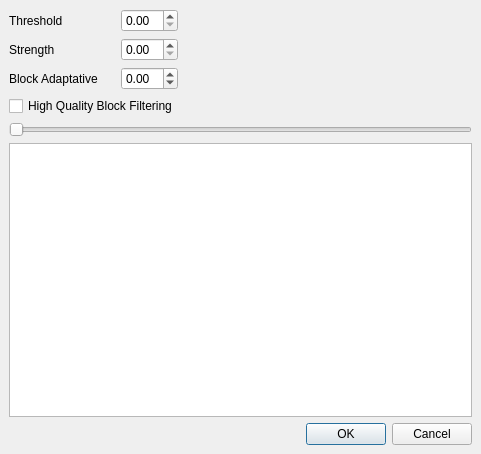
<ui version="4.0" >
 <class>asharpDialog</class>
 <widget class="QDialog" name="asharpDialog" >
  <property name="geometry" >
   <rect>
    <x>0</x>
    <y>0</y>
    <width>481</width>
    <height>454</height>
   </rect>
  </property>
  <property name="windowTitle" >
   <string>ASharp</string>
  </property>
  <layout class="QGridLayout" >
   <property name="leftMargin" >
    <number>9</number>
   </property>
   <property name="topMargin" >
    <number>9</number>
   </property>
   <property name="rightMargin" >
    <number>9</number>
   </property>
   <property name="bottomMargin" >
    <number>9</number>
   </property>
   <property name="horizontalSpacing" >
    <number>6</number>
   </property>
   <property name="verticalSpacing" >
    <number>6</number>
   </property>
   <item row="3" column="3" >
    <spacer>
     <property name="orientation" >
      <enum>Qt::Horizontal</enum>
     </property>
     <property name="sizeHint" >
      <size>
       <width>40</width>
       <height>20</height>
      </size>
     </property>
    </spacer>
   </item>
   <item row="2" column="3" >
    <spacer>
     <property name="orientation" >
      <enum>Qt::Horizontal</enum>
     </property>
     <property name="sizeHint" >
      <size>
       <width>40</width>
       <height>20</height>
      </size>
     </property>
    </spacer>
   </item>
   <item row="1" column="3" >
    <spacer>
     <property name="orientation" >
      <enum>Qt::Horizontal</enum>
     </property>
     <property name="sizeHint" >
      <size>
       <width>40</width>
       <height>20</height>
      </size>
     </property>
    </spacer>
   </item>
   <item row="0" column="3" >
    <spacer>
     <property name="orientation" >
      <enum>Qt::Horizontal</enum>
     </property>
     <property name="sizeHint" >
      <size>
       <width>40</width>
       <height>20</height>
      </size>
     </property>
    </spacer>
   </item>
   <item row="4" column="0" colspan="4" >
    <widget class="QSlider" name="horizontalSlider" >
     <property name="orientation" >
      <enum>Qt::Horizontal</enum>
     </property>
    </widget>
   </item>
   <item row="6" column="1" colspan="3" >
    <widget class="QDialogButtonBox" name="buttonBox" >
     <property name="orientation" >
      <enum>Qt::Horizontal</enum>
     </property>
     <property name="standardButtons" >
      <set>QDialogButtonBox::Cancel|QDialogButtonBox::NoButton|QDialogButtonBox::Ok</set>
     </property>
    </widget>
   </item>
   <item row="5" column="0" colspan="4" >
    <widget class="QGraphicsView" name="graphicsView" />
   </item>
   <item row="1" column="0" >
    <widget class="QLabel" name="label_2" >
     <property name="text" >
      <string>Strength</string>
     </property>
    </widget>
   </item>
   <item row="0" column="0" >
    <widget class="QLabel" name="label" >
     <property name="text" >
      <string>Threshold</string>
     </property>
    </widget>
   </item>
   <item row="2" column="0" colspan="2" >
    <widget class="QLabel" name="label_3" >
     <property name="text" >
      <string>Block Adaptative</string>
     </property>
    </widget>
   </item>
   <item row="3" column="0" colspan="3" >
    <widget class="QCheckBox" name="checkBox" >
     <property name="text" >
      <string>High Quality Block Filtering</string>
     </property>
    </widget>
   </item>
   <item row="0" column="2" >
    <widget class="QDoubleSpinBox" name="doubleSpinBoxTreshold" />
   </item>
   <item row="1" column="2" >
    <widget class="QDoubleSpinBox" name="doubleSpinBoxStrength" />
   </item>
   <item row="2" column="2" >
    <widget class="QDoubleSpinBox" name="doubleSpinBoxBlock">
     <property name="minimum">
      <double>-1.000000000000000</double>
     </property>
    </widget>
   </item>
  </layout>
 </widget>
 <resources/>
 <connections>
  <connection>
   <sender>buttonBox</sender>
   <signal>accepted()</signal>
   <receiver>asharpDialog</receiver>
   <slot>accept()</slot>
   <hints>
    <hint type="sourcelabel" >
     <x>248</x>
     <y>254</y>
    </hint>
    <hint type="destinationlabel" >
     <x>157</x>
     <y>274</y>
    </hint>
   </hints>
  </connection>
  <connection>
   <sender>buttonBox</sender>
   <signal>rejected()</signal>
   <receiver>asharpDialog</receiver>
   <slot>reject()</slot>
   <hints>
    <hint type="sourcelabel" >
     <x>316</x>
     <y>260</y>
    </hint>
    <hint type="destinationlabel" >
     <x>286</x>
     <y>274</y>
    </hint>
   </hints>
  </connection>
 </connections>
</ui>
